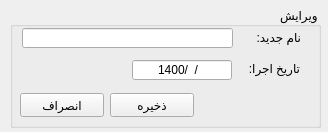
<?xml version="1.0" encoding="UTF-8"?>
<ui version="4.0">
 <class>newProfileWindow</class>
 <widget class="QMainWindow" name="newProfileWindow">
  <property name="windowModality">
   <enum>Qt::ApplicationModal</enum>
  </property>
  <property name="geometry">
   <rect>
    <x>0</x>
    <y>0</y>
    <width>328</width>
    <height>132</height>
   </rect>
  </property>
  <property name="minimumSize">
   <size>
    <width>328</width>
    <height>132</height>
   </size>
  </property>
  <property name="maximumSize">
   <size>
    <width>328</width>
    <height>132</height>
   </size>
  </property>
  <property name="windowTitle">
   <string>ویرایش پروفایل</string>
  </property>
  <property name="windowIcon">
   <iconset>
    <normaloff>../icons/edit.png</normaloff>../icons/edit.png</iconset>
  </property>
  <property name="layoutDirection">
   <enum>Qt::RightToLeft</enum>
  </property>
  <widget class="QWidget" name="centralwidget">
   <widget class="QGroupBox" name="mainGroupBox">
    <property name="geometry">
     <rect>
      <x>10</x>
      <y>7</y>
      <width>311</width>
      <height>121</height>
     </rect>
    </property>
    <property name="title">
     <string>ویرایش</string>
    </property>
    <widget class="QPushButton" name="cancelPushButton">
     <property name="geometry">
      <rect>
       <x>10</x>
       <y>86</y>
       <width>84</width>
       <height>24</height>
      </rect>
     </property>
     <property name="text">
      <string>انصراف</string>
     </property>
    </widget>
    <widget class="QPushButton" name="savePushButton">
     <property name="geometry">
      <rect>
       <x>100</x>
       <y>86</y>
       <width>84</width>
       <height>24</height>
      </rect>
     </property>
     <property name="text">
      <string>ذخیره</string>
     </property>
    </widget>
    <widget class="QLabel" name="profileNameLabel">
     <property name="geometry">
      <rect>
       <x>210</x>
       <y>20</y>
       <width>81</width>
       <height>20</height>
      </rect>
     </property>
     <property name="text">
      <string>نام جدید:</string>
     </property>
    </widget>
    <widget class="QLineEdit" name="profileNameLineEdit">
     <property name="geometry">
      <rect>
       <x>12</x>
       <y>21</y>
       <width>211</width>
       <height>20</height>
      </rect>
     </property>
    </widget>
    <widget class="QLabel" name="dateLabel">
     <property name="geometry">
      <rect>
       <x>209</x>
       <y>51</y>
       <width>81</width>
       <height>20</height>
      </rect>
     </property>
     <property name="text">
      <string>تاریخ اجرا:</string>
     </property>
    </widget>
    <widget class="QLineEdit" name="dateLineEdit">
     <property name="geometry">
      <rect>
       <x>122</x>
       <y>53</y>
       <width>100</width>
       <height>20</height>
      </rect>
     </property>
     <property name="inputMask">
      <string>0000/00/00</string>
     </property>
     <property name="text">
      <string>1400//</string>
     </property>
     <property name="alignment">
      <set>Qt::AlignCenter</set>
     </property>
    </widget>
   </widget>
  </widget>
 </widget>
 <resources/>
 <connections/>
</ui>
